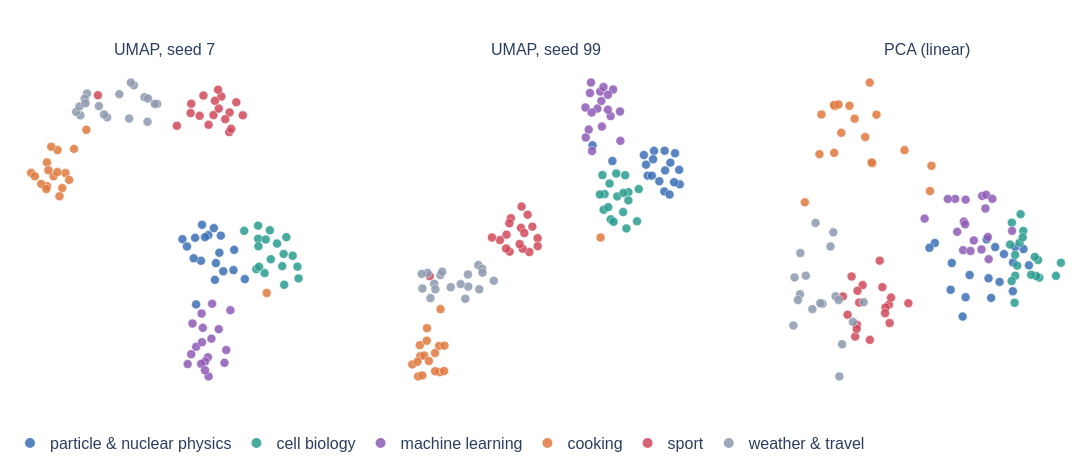

Notebook code cell kept with this figure:
### Markdown cell above
## 6 · The map is a picture; the cosine is the measurement

Three projections of the **same** 384-dimensional vectors: UMAP with two different random seeds, and PCA (principal component analysis, a linear projection). The groups survive in all three. Their positions, the distances between groups, and the shapes do not. So: read a map for *who is near whom*, never for *how far*. Retrieval never looks at the map. It uses the cosine.

### Code cell
proj = {"UMAP, seed 7": XY,
        "UMAP, seed 99": umap.UMAP(n_neighbors=12, min_dist=0.35, metric="cosine", random_state=99).fit_transform(E),
        "PCA (linear)": PCA(n_components=2).fit_transform(E)}
fig = make_subplots(rows=1, cols=3, subplot_titles=list(proj))
for c, (name, P) in enumerate(proj.items(), start=1):
    for t, col in PALETTE.items():
        if t == "probes": continue
        m = labels == t
        fig.add_trace(go.Scatter(x=P[m, 0], y=P[m, 1], mode="markers", name=t, legendgroup=t, showlegend=(c == 1),
                                 marker=dict(size=9, color=col, opacity=0.85, line=dict(color="white", width=0.5)),
                                 text=[wrap(s) for s in np.array(sentences)[m]], hovertemplate="%{text}<extra></extra>"), row=1, col=c)
    fig.update_xaxes(visible=False, row=1, col=c); fig.update_yaxes(visible=False, row=1, col=c)
fig.update_layout(width=1250, height=470, font=FONT, legend=dict(orientation="h", y=-0.08, itemsizing="constant"), margin=dict(l=10, r=10, t=60, b=10))
fig.show()

# how much of each sentence's true neighbourhood does the 2-D picture keep?
def kept(P, k=10):
    true = np.argsort(-(E @ E.T), axis=1)[:, 1:k+1]
    d = ((P[:, None, :] - P[None, :, :]) ** 2).sum(-1)
    seen = np.argsort(d, axis=1)[:, 1:k+1]
    return np.mean([len(set(a) & set(b)) / k for a, b in zip(true, seen)])
for name, P in proj.items():
    print(f"{name:14s} keeps {kept(P):.0%} of each sentence's 10 true nearest neighbours")

### Figure 1 — Plotly figure (JSON) as saved in the notebook; plotly's stock layout.template omitted (floating-point values rounded to 4 significant figures)
{"data": [{"hovertemplate": "%{text}<extra></extra>", "legendgroup": "particle & nuclear physics", "marker": {"color": "#3B6FB6", "line": {"color": "white", "width": 0.5}, "opacity": 0.85, "size": 9}, "mode": "markers", "name": "particle & nuclear physics", "showlegend": true, "text": ["The Higgs boson was discovered at the Large <br>Hadron Collider in 2012.", "Neutrinos oscillate between three flavours as <br>they travel.", "Beta decay turns a neutron into a proton, an <br>electron and an antineutrino.", "The half-life of cobalt-60 is about 5.27 years.", "Quarks are confined inside protons and neutrons <br>by the strong force.", "A germanium detector measures gamma-ray energies <br>with high resolution.", "The Standard Model does not explain dark matter.", "Muons decay into electrons and two neutrinos.", "Electron capture competes with positron emission <br>in proton-rich nuclei.", "The proton radius was measured with muonic <br>hydrogen.", "Cosmic rays produce showers of particles in the <br>upper atmosphere.", "A cyclotron accelerates charged particles along <br>a spiral path.", "Parity is violated in the weak interaction.", "Scintillators emit light when ionizing radiation <br>passes through them.", "The binding energy per nucleon peaks near iron.", "Antimatter annihilates with matter and produces <br>photons.", "Cross sections are measured in barns.", "A trigger system decides which collisions are <br>recorded."], "type": "scatter", "x": [5.93, 5.48, 5.686, 5.577, 6.042, 5.897, 5.445, 5.864, 6.09, 6.17, 4.841, 5.207, 6.526, 4.989, 6.502, 5.254, 6.871, 5.285], "xaxis": "x", "y": [5.009, 6.196, 5.878, 5.812, 5.33, 4.49, 5.081, 6.094, 5.86, 4.758, 5.751, 5.159, 5.42, 5.523, 4.793, 5.793, 4.516, 3.73], "yaxis": "y"}, {"hovertemplate": "%{text}<extra></extra>", "legendgroup": "cell biology", "marker": {"color": "#2A9D8F", "line": {"color": "white", "width": 0.5}, "opacity": 0.85, "size": 9}, "mode": "markers", "name": "cell biology", "showlegend": true, "text": ["Mitochondria produce most of the cell's ATP.", "DNA is wrapped around histone proteins to form <br>nucleosomes.", "Ribosomes translate messenger RNA into protein.", "Stem cells can differentiate into many cell <br>types.", "Histone acetylation is associated with active <br>transcription.", "The cell membrane is a lipid bilayer with <br>embedded proteins.", "Tumour cells often carry mutations in the p53 <br>gene.", "Mass cytometry measures dozens of proteins in <br>single cells.", "During mitosis the chromosomes are pulled to <br>opposite poles.", "Enzymes lower the activation energy of <br>biochemical reactions.", "T cells recognise antigens presented on the <br>surface of other cells.", "CRISPR uses a guide RNA to cut DNA at a chosen <br>site.", "Apoptosis is programmed cell death.", "Methylation of DNA can silence a gene without <br>changing its sequence.", "Antibodies bind specific epitopes on their <br>targets.", "The cytoskeleton gives the cell its shape and <br>moves cargo.", "Bacteria divide by binary fission.", "Single-cell sequencing reveals heterogeneity <br>inside a tumour."], "type": "scatter", "x": [6.85, 7.716, 7.514, 7.685, 8.089, 7.306, 8.428, 7.244, 7.92, 8.585, 7.313, 8.153, 8.221, 8.621, 7.332, 7.551, 7.302, 8.133], "xaxis": "x", "y": [6.009, 5.128, 4.701, 6.025, 4.915, 5.762, 5.238, 4.822, 5.614, 4.899, 5.532, 4.34, 5.814, 4.536, 4.899, 5.741, 6.169, 5.294], "yaxis": "y"}, {"hovertemplate": "%{text}<extra></extra>", "legendgroup": "machine learning", "marker": {"color": "#8E5BB5", "line": {"color": "white", "width": 0.5}, "opacity": 0.85, "size": 9}, "mode": "markers", "name": "machine learning", "showlegend": true, "text": ["A transformer uses self-attention instead of <br>recurrence.", "Gradient descent updates the weights to reduce <br>the loss.", "Overfitting means the model memorised the <br>training set.", "Dropout randomly disables neurons during <br>training.", "A language model predicts the next token.", "Embeddings map text to vectors in a <br>high-dimensional space.", "Retrieval-augmented generation puts documents <br>into the prompt.", "The learning rate controls the size of each <br>update step.", "Convolutional networks are good at recognising <br>images.", "Reinforcement learning optimises a reward <br>signal.", "Quantization stores each weight with fewer bits.", "An agent calls tools in a loop until it has an <br>answer.", "Batch normalisation stabilises the training of <br>deep networks.", "The validation set is used to choose <br>hyperparameters.", "Attention weights say which tokens influence <br>which.", "Fine-tuning adapts a pretrained model to a new <br>task.", "A variational autoencoder learns a latent <br>distribution.", "Backpropagation computes gradients with the <br>chain rule."], "type": "scatter", "x": [5.784, 6.267, 5.671, 5.692, 5.289, 5.807, 5.464, 6.21, 5.167, 5.576, 6.401, 5.478, 5.449, 5.504, 6.021, 5.011, 5.574, 5.126], "xaxis": "x", "y": [2.671, 2.319, 2.094, 1.5, 2.418, 3.752, 3.45, 1.92, 3.14, 1.96, 3.552, 2.561, 1.891, 3.006, 2.964, 1.883, 1.69, 2.188], "yaxis": "y"}, {"hovertemplate": "%{text}<extra></extra>", "legendgroup": "cooking", "marker": {"color": "#E07A3F", "line": {"color": "white", "width": 0.5}, "opacity": 0.85, "size": 9}, "mode": "markers", "name": "cooking", "showlegend": true, "text": ["Simmer the tomato sauce for twenty minutes.", "Knead the dough until it is smooth and elastic.", "Add a pinch of salt to the boiling water before <br>the pasta.", "Roast the vegetables at 200 degrees until <br>golden.", "Whisk the eggs with sugar until pale and fluffy.", "Let the steak rest for five minutes before <br>slicing.", "Fresh basil goes on the pizza after it comes out <br>of the oven.", "Toast the spices in a dry pan to release their <br>aroma.", "The bread needs to rise for an hour in a warm <br>place.", "Caramelise the onions slowly over low heat.", "Fold the chocolate into the batter gently.", "Hummus is made from chickpeas, tahini, lemon and <br>garlic.", "Marinate the chicken overnight in yoghurt and <br>spices.", "A sharp knife is safer than a dull one in the <br>kitchen.", "Deglaze the pan with a splash of white wine.", "Sourdough starter is fed with flour and water <br>every day.", "Grate fresh parmesan over the risotto just <br>before serving.", "Shakshuka is eggs poached in a spiced tomato <br>sauce."], "type": "scatter", "x": [0.6479, 0.7781, 0.4363, 1.034, 0.4303, 1.153, -0.08386, 0.2448, 1.714, 0.9284, 0.5723, 0.8386, 0.7722, 7.584, 0.4796, 1.313, 0.03792, 0.4081], "xaxis": "x", "y": [7.698, 8.51, 7.391, 7.799, 8.128, 7.587, 7.805, 7.463, 9.136, 7.336, 8.612, 7.08, 7.828, 4.085, 7.885, 8.547, 7.697, 7.306], "yaxis": "y"}, {"hovertemplate": "%{text}<extra></extra>", "legendgroup": "sport", "marker": {"color": "#D1495B", "line": {"color": "white", "width": 0.5}, "opacity": 0.85, "size": 9}, "mode": "markers", "name": "sport", "showlegend": true, "text": ["The striker scored twice in the second half.", "She won the marathon in two hours and nineteen <br>minutes.", "The goalkeeper saved a penalty in extra time.", "The team was relegated after losing its last <br>five matches.", "He served an ace to win the tennis final.", "The cyclists climbed the mountain pass in the <br>rain.", "A three-pointer at the buzzer decided the <br>basketball game.", "The referee showed a red card for a dangerous <br>tackle.", "The swimmer broke the world record in the 100 <br>metre freestyle.", "The coach changed tactics at half-time.", "The sprinter was disqualified for a false start.", "The home crowd cheered as the team lifted the <br>trophy.", "She trains six days a week for the Olympic <br>Games.", "The match ended in a goalless draw.", "The quarterback threw a long pass for a <br>touchdown.", "The gymnast landed a perfect vault.", "The club signed a new midfielder in the transfer <br>window.", "The rowing crew crossed the finish line half a <br>length ahead."], "type": "scatter", "x": [6.593, 5.107, 6.107, 6.362, 6.376, 2.091, 6.233, 5.899, 5.402, 6.0, 5.524, 5.692, 4.66, 6.429, 5.852, 6.024, 6.804, 5.128], "xaxis": "x", "y": [9.989, 9.656, 10.17, 9.068, 9.673, 10.21, 9.467, 10.04, 9.571, 10.38, 10.2, 9.293, 9.263, 9.167, 9.594, 9.794, 9.587, 9.945], "yaxis": "y"}, {"hovertemplate": "%{text}<extra></extra>", "legendgroup": "weather & travel", "marker": {"color": "#8D99AE", "line": {"color": "white", "width": 0.5}, "opacity": 0.85, "size": 9}, "mode": "markers", "name": "weather & travel", "showlegend": true, "text": ["It will rain heavily in the north tomorrow <br>afternoon.", "The flight to Rome was delayed by three hours.", "A heat wave is expected to last until the <br>weekend.", "The train leaves from platform four at nine <br>o'clock.", "Snow closed the mountain road for two days.", "We booked a small hotel near the old harbour.", "Strong winds are forecast along the coast <br>tonight.", "My suitcase was lost somewhere between two <br>airports.", "The morning fog lifted and the sun came out.", "You need a visa to enter the country as a <br>tourist.", "The humidity makes the summer nights <br>uncomfortable.", "The ferry to the island runs twice a day.", "A thunderstorm knocked out the power in the <br>village.", "We rented a car and drove along the coast.", "Temperatures will drop below freezing overnight.", "The museum is a ten-minute walk from the <br>station.", "Pack a raincoat, the forecast looks unsettled.", "The airport bus stops in front of the central <br>station."], "type": "scatter", "x": [1.737, 4.021, 1.519, 3.705, 2.391, 3.259, 1.659, 3.606, 2.121, 3.161, 1.38, 3.106, 2.29, 2.788, 1.489, 3.721, 1.686, 3.94], "xaxis": "x", "y": [10.26, 9.94, 9.586, 9.386, 9.525, 10.52, 10.1, 10.15, 9.872, 10.6, 9.693, 9.488, 9.613, 10.24, 9.862, 10.1, 9.958, 9.94], "yaxis": "y"}, {"hovertemplate": "%{text}<extra></extra>", "legendgroup": "particle & nuclear physics", "marker": {"color": "#3B6FB6", "line": {"color": "white", "width": 0.5}, "opacity": 0.85, "size": 9}, "mode": "markers", "name": "particle & nuclear physics", "showlegend": false, "text": ["The Higgs boson was discovered at the Large <br>Hadron Collider in 2012.", "Neutrinos oscillate between three flavours as <br>they travel.", "Beta decay turns a neutron into a proton, an <br>electron and an antineutrino.", "The half-life of cobalt-60 is about 5.27 years.", "Quarks are confined inside protons and neutrons <br>by the strong force.", "A germanium detector measures gamma-ray energies <br>with high resolution.", "The Standard Model does not explain dark matter.", "Muons decay into electrons and two neutrinos.", "Electron capture competes with positron emission <br>in proton-rich nuclei.", "The proton radius was measured with muonic <br>hydrogen.", "Cosmic rays produce showers of particles in the <br>upper atmosphere.", "A cyclotron accelerates charged particles along <br>a spiral path.", "Parity is violated in the weak interaction.", "Scintillators emit light when ionizing radiation <br>passes through them.", "The binding energy per nucleon peaks near iron.", "Antimatter annihilates with matter and produces <br>photons.", "Cross sections are measured in barns.", "A trigger system decides which collisions are <br>recorded."], "type": "scatter", "x": [10.74, 10.72, 10.51, 10.98, 10.01, 10.29, 11.18, 10.76, 10.19, 10.25, 11.38, 10.95, 9.851, 11.14, 9.944, 11.36, 8.511, 7.665], "xaxis": "x2", "y": [-0.5623, -1.807, -1.496, -0.928, -1.326, -0.5657, -0.6409, -1.165, -1.327, -0.8252, -1.592, -1.905, -0.6942, -1.528, -0.9901, -1.147, -0.8788, -0.3982], "yaxis": "y2"}, {"hovertemplate": "%{text}<extra></extra>", "legendgroup": "cell biology", "marker": {"color": "#2A9D8F", "line": {"color": "white", "width": 0.5}, "opacity": 0.85, "size": 9}, "mode": "markers", "name": "cell biology", "showlegend": false, "text": ["Mitochondria produce most of the cell's ATP.", "DNA is wrapped around histone proteins to form <br>nucleosomes.", "Ribosomes translate messenger RNA into protein.", "Stem cells can differentiate into many cell <br>types.", "Histone acetylation is associated with active <br>transcription.", "The cell membrane is a lipid bilayer with <br>embedded proteins.", "Tumour cells often carry mutations in the p53 <br>gene.", "Mass cytometry measures dozens of proteins in <br>single cells.", "During mitosis the chromosomes are pulled to <br>opposite poles.", "Enzymes lower the activation energy of <br>biochemical reactions.", "T cells recognise antigens presented on the <br>surface of other cells.", "CRISPR uses a guide RNA to cut DNA at a chosen <br>site.", "Apoptosis is programmed cell death.", "Methylation of DNA can silence a gene without <br>changing its sequence.", "Antibodies bind specific epitopes on their <br>targets.", "The cytoskeleton gives the cell its shape and <br>moves cargo.", "Bacteria divide by binary fission.", "Single-cell sequencing reveals heterogeneity <br>inside a tumour."], "type": "scatter", "x": [9.194, 8.716, 8.981, 8.178, 8.969, 7.98, 8.441, 8.675, 9.192, 9.561, 8.087, 8.56, 8.139, 9.107, 9.056, 8.391, 9.634, 8.335], "xaxis": "x2", "y": [-1.83, -1.962, -1.854, -1.889, -2.44, -1.903, -2.663, -1.261, -2.084, -2.721, -1.307, -2.738, -2.368, -2.94, -1.313, -1.565, -1.737, -2.29], "yaxis": "y2"}, {"hovertemplate": "%{text}<extra></extra>", "legendgroup": "machine learning", "marker": {"color": "#8E5BB5", "line": {"color": "white", "width": 0.5}, "opacity": 0.85, "size": 9}, "mode": "markers", "name": "machine learning", "showlegend": false, "text": ["A transformer uses self-attention instead of <br>recurrence.", "Gradient descent updates the weights to reduce <br>the loss.", "Overfitting means the model memorised the <br>training set.", "Dropout randomly disables neurons during <br>training.", "A language model predicts the next token.", "Embeddings map text to vectors in a <br>high-dimensional space.", "Retrieval-augmented generation puts documents <br>into the prompt.", "The learning rate controls the size of each <br>update step.", "Convolutional networks are good at recognising <br>images.", "Reinforcement learning optimises a reward <br>signal.", "Quantization stores each weight with fewer bits.", "An agent calls tools in a loop until it has an <br>answer.", "Batch normalisation stabilises the training of <br>deep networks.", "The validation set is used to choose <br>hyperparameters.", "Attention weights say which tokens influence <br>which.", "Fine-tuning adapts a pretrained model to a new <br>task.", "A variational autoencoder learns a latent <br>distribution.", "Backpropagation computes gradients with the <br>chain rule."], "type": "scatter", "x": [7.599, 8.834, 7.873, 7.363, 7.994, 7.644, 7.378, 8.541, 7.501, 8.133, 8.852, 7.556, 7.628, 8.063, 8.436, 8.321, 8.042, 8.319], "xaxis": "x2", "y": [1.523, 0.6375, 0.7257, 0.7595, 1.249, -0.5707, -0.1574, 1.31, 0.08419, 1.387, -0.261, 1.203, 0.6075, 0.1754, 0.4967, 1.152, 0.9613, 0.6946], "yaxis": "y2"}, {"hovertemplate": "%{text}<extra></extra>", "legendgroup": "cooking", "marker": {"color": "#E07A3F", "line": {"color": "white", "width": 0.5}, "opacity": 0.85, "size": 9}, "mode": "markers", "name": "cooking", "showlegend": false, "text": ["Simmer the tomato sauce for twenty minutes.", "Knead the dough until it is smooth and elastic.", "Add a pinch of salt to the boiling water before <br>the pasta.", "Roast the vegetables at 200 degrees until <br>golden.", "Whisk the eggs with sugar until pale and fluffy.", "Let the steak rest for five minutes before <br>slicing.", "Fresh basil goes on the pizza after it comes out <br>of the oven.", "Toast the spices in a dry pan to release their <br>aroma.", "The bread needs to rise for an hour in a warm <br>place.", "Caramelise the onions slowly over low heat.", "Fold the chocolate into the batter gently.", "Hummus is made from chickpeas, tahini, lemon and <br>garlic.", "Marinate the chicken overnight in yoghurt and <br>spices.", "A sharp knife is safer than a dull one in the <br>kitchen.", "Deglaze the pan with a splash of white wine.", "Sourdough starter is fed with flour and water <br>every day.", "Grate fresh parmesan over the risotto just <br>before serving.", "Shakshuka is eggs poached in a spiced tomato <br>sauce."], "type": "scatter", "x": [0.3231, 1.162, -0.01586, 0.6112, 0.9563, 0.2064, 0.2344, 0.3045, 1.187, 0.5996, 1.341, 1.127, 0.4932, 8.007, 0.6928, 1.355, 0.4131, 0.9516], "xaxis": "x2", "y": [-6.85, -7.339, -7.101, -5.993, -7.31, -7.022, -7.47, -6.513, -5.409, -6.377, -7.304, -6.536, -6.828, -3.22, -6.997, -6.528, -7.438, -6.752], "yaxis": "y2"}, {"hovertemplate": "%{text}<extra></extra>", "legendgroup": "sport", "marker": {"color": "#D1495B", "line": {"color": "white", "width": 0.5}, "opacity": 0.85, "size": 9}, "mode": "markers", "name": "sport", "showlegend": false, "text": ["The striker scored twice in the second half.", "She won the marathon in two hours and nineteen <br>minutes.", "The goalkeeper saved a penalty in extra time.", "The team was relegated after losing its last <br>five matches.", "He served an ace to win the tennis final.", "The cyclists climbed the mountain pass in the <br>rain.", "A three-pointer at the buzzer decided the <br>basketball game.", "The referee showed a red card for a dangerous <br>tackle.", "The swimmer broke the world record in the 100 <br>metre freestyle.", "The coach changed tactics at half-time.", "The sprinter was disqualified for a false start.", "The home crowd cheered as the team lifted the <br>trophy.", "She trains six days a week for the Olympic <br>Games.", "The match ended in a goalless draw.", "The quarterback threw a long pass for a <br>touchdown.", "The gymnast landed a perfect vault.", "The club signed a new midfielder in the transfer <br>window.", "The rowing crew crossed the finish line half a <br>length ahead."], "type": "scatter", "x": [4.973, 3.721, 4.686, 5.326, 4.618, 0.7292, 4.899, 4.757, 4.001, 4.558, 4.133, 4.642, 3.379, 5.101, 4.186, 4.121, 5.328, 3.982], "xaxis": "x2", "y": [-3.663, -3.298, -3.562, -3.24, -2.923, -4.4, -2.52, -3.082, -3.131, -3.418, -3.651, -2.272, -3.219, -2.886, -2.629, -2.781, -3.483, -3.554], "yaxis": "y2"}, {"hovertemplate": "%{text}<extra></extra>", "legendgroup": "weather & travel", "marker": {"color": "#8D99AE", "line": {"color": "white", "width": 0.5}, "opacity": 0.85, "size": 9}, "mode": "markers", "name": "weather & travel", "showlegend": false, "text": ["It will rain heavily in the north tomorrow <br>afternoon.", "The flight to Rome was delayed by three hours.", "A heat wave is expected to last until the <br>weekend.", "The train leaves from platform four at nine <br>o'clock.", "Snow closed the mountain road for two days.", "We booked a small hotel near the old harbour.", "Strong winds are forecast along the coast <br>tonight.", "My suitcase was lost somewhere between two <br>airports.", "The morning fog lifted and the sun came out.", "You need a visa to enter the country as a <br>tourist.", "The humidity makes the summer nights <br>uncomfortable.", "The ferry to the island runs twice a day.", "A thunderstorm knocked out the power in the <br>village.", "We rented a car and drove along the coast.", "Temperatures will drop below freezing overnight.", "The museum is a ten-minute walk from the <br>station.", "Pack a raincoat, the forecast looks unsettled.", "The airport bus stops in front of the central <br>station."], "type": "scatter", "x": [0.6351, 3.457, 0.7599, 2.799, 1.623, 2.369, 0.9159, 2.841, 1.183, 2.244, 0.4157, 2.354, 1.26, 2.043, 0.9704, 2.965, 0.3846, 2.977], "xaxis": "x2", "y": [-4.303, -4.541, -5.073, -4.061, -4.741, -4.722, -4.631, -4.805, -4.366, -5.093, -4.779, -4.351, -4.266, -4.644, -4.804, -4.174, -4.332, -4.295], "yaxis": "y2"}, {"hovertemplate": "%{text}<extra></extra>", "legendgroup": "particle & nuclear physics", "marker": {"color": "#3B6FB6", "line": {"color": "white", "width": 0.5}, "opacity": 0.85, "size": 9}, "mode": "markers", "name": "particle & nuclear physics", "showlegend": false, "text": ["The Higgs boson was discovered at the Large <br>Hadron Collider in 2012.", "Neutrinos oscillate between three flavours as <br>they travel.", "Beta decay turns a neutron into a proton, an <br>electron and an antineutrino.", "The half-life of cobalt-60 is about 5.27 years.", "Quarks are confined inside protons and neutrons <br>by the strong force.", "A germanium detector measures gamma-ray energies <br>with high resolution.", "The Standard Model does not explain dark matter.", "Muons decay into electrons and two neutrinos.", "Electron capture competes with positron emission <br>in proton-rich nuclei.", "The proton radius was measured with muonic <br>hydrogen.", "Cosmic rays produce showers of particles in the <br>upper atmosphere.", "A cyclotron accelerates charged particles along <br>a spiral path.", "Parity is violated in the weak interaction.", "Scintillators emit light when ionizing radiation <br>passes through them.", "The binding energy per nucleon peaks near iron.", "Antimatter annihilates with matter and produces <br>photons.", "Cross sections are measured in barns.", "A trigger system decides which collisions are <br>recorded."], "type": "scatter", "x": [0.09199, 0.02458, 0.2395, 0.01152, 0.2136, 0.219, 0.1547, 0.1709, 0.2526, 0.1814, 0.06286, 0.109, 0.06576, 0.15, 0.1921, 0.2141, 0.09915, 0.161], "xaxis": "x3", "y": [-0.1824, 0.01455, -0.001884, 0.001481, -0.1145, 0.00353, -0.07985, 0.003503, -0.04537, -0.08958, -0.1107, -0.07123, -0.03899, 0.02398, -0.01514, -0.03769, -0.1306, -0.1325], "yaxis": "y3"}, {"hovertemplate": "%{text}<extra></extra>", "legendgroup": "cell biology", "marker": {"color": "#2A9D8F", "line": {"color": "white", "width": 0.5}, "opacity": 0.85, "size": 9}, "mode": "markers", "name": "cell biology", "showlegend": false, "text": ["Mitochondria produce most of the cell's ATP.", "DNA is wrapped around histone proteins to form <br>nucleosomes.", "Ribosomes translate messenger RNA into protein.", "Stem cells can differentiate into many cell <br>types.", "Histone acetylation is associated with active <br>transcription.", "The cell membrane is a lipid bilayer with <br>embedded proteins.", "Tumour cells often carry mutations in the p53 <br>gene.", "Mass cytometry measures dozens of proteins in <br>single cells.", "During mitosis the chromosomes are pulled to <br>opposite poles.", "Enzymes lower the activation energy of <br>biochemical reactions.", "T cells recognise antigens presented on the <br>surface of other cells.", "CRISPR uses a guide RNA to cut DNA at a chosen <br>site.", "Apoptosis is programmed cell death.", "Methylation of DNA can silence a gene without <br>changing its sequence.", "Antibodies bind specific epitopes on their <br>targets.", "The cytoskeleton gives the cell its shape and <br>moves cargo.", "Bacteria divide by binary fission.", "Single-cell sequencing reveals heterogeneity <br>inside a tumour."], "type": "scatter", "x": [0.2777, 0.2746, 0.2666, 0.2703, 0.2068, 0.2194, 0.2579, 0.3299, 0.2178, 0.2323, 0.2242, 0.2112, 0.2191, 0.2389, 0.23, 0.2106, 0.2376, 0.318], "xaxis": "x3", "y": [-0.07822, -0.03103, -0.02267, -0.07403, 0.01021, -0.0731, -0.07041, -0.03846, -0.1455, 0.09168, -0.0461, 0.06892, -0.01744, 0.0468, 0.01524, -0.08736, 0.02962, -0.07348], "yaxis": "y3"}, {"hovertemplate": "%{text}<extra></extra>", "legendgroup": "machine learning", "marker": {"color": "#8E5BB5", "line": {"color": "white", "width": 0.5}, "opacity": 0.85, "size": 9}, "mode": "markers", "name": "machine learning", "showlegend": false, "text": ["A transformer uses self-attention instead of <br>recurrence.", "Gradient descent updates the weights to reduce <br>the loss.", "Overfitting means the model memorised the <br>training set.", "Dropout randomly disables neurons during <br>training.", "A language model predicts the next token.", "Embeddings map text to vectors in a <br>high-dimensional space.", "Retrieval-augmented generation puts documents <br>into the prompt.", "The learning rate controls the size of each <br>update step.", "Convolutional networks are good at recognising <br>images.", "Reinforcement learning optimises a reward <br>signal.", "Quantization stores each weight with fewer bits.", "An agent calls tools in a loop until it has an <br>answer.", "Batch normalisation stabilises the training of <br>deep networks.", "The validation set is used to choose <br>hyperparameters.", "Attention weights say which tokens influence <br>which.", "Fine-tuning adapts a pretrained model to a new <br>task.", "A variational autoencoder learns a latent <br>distribution.", "Backpropagation computes gradients with the <br>chain rule."], "type": "scatter", "x": [0.095, 0.07392, 0.09798, 0.09322, 0.07888, 0.1376, 0.155, 0.1394, 0.111, 0.09922, 0.2117, -0.0001456, 0.1491, 0.119, 0.153, 0.05606, 0.164, 0.1472], "xaxis": "x3", "y": [0.0717, 0.1324, 0.06434, -0.004698, 0.04437, -0.002798, -0.02878, 0.1405, -0.006882, 0.1305, 0.04701, 0.0797, 0.1433, 0.02137, 0.03053, 0.1324, 0.1327, 0.1068], "yaxis": "y3"}, {"hovertemplate": "%{text}<extra></extra>", "legendgroup": "cooking", "marker": {"color": "#E07A3F", "line": {"color": "white", "width": 0.5}, "opacity": 0.85, "size": 9}, "mode": "markers", "name": "cooking", "showlegend": false, "text": ["Simmer the tomato sauce for twenty minutes.", "Knead the dough until it is smooth and elastic.", "Add a pinch of salt to the boiling water before <br>the pasta.", "Roast the vegetables at 200 degrees until <br>golden.", "Whisk the eggs with sugar until pale and fluffy.", "Let the steak rest for five minutes before <br>slicing.", "Fresh basil goes on the pizza after it comes out <br>of the oven.", "Toast the spices in a dry pan to release their <br>aroma.", "The bread needs to rise for an hour in a warm <br>place.", "Caramelise the onions slowly over low heat.", "Fold the chocolate into the batter gently.", "Hummus is made from chickpeas, tahini, lemon and <br>garlic.", "Marinate the chicken overnight in yoghurt and <br>spices.", "A sharp knife is safer than a dull one in the <br>kitchen.", "Deglaze the pan with a splash of white wine.", "Sourdough starter is fed with flour and water <br>every day.", "Grate fresh parmesan over the risotto just <br>before serving.", "Shakshuka is eggs poached in a spiced tomato <br>sauce."], "type": "scatter", "x": [-0.2176, -0.1441, -0.2195, -0.2548, -0.1167, -0.2191, -0.1696, -0.1821, -0.2901, -0.133, -0.1267, 0.01645, -0.2086, 0.01274, -0.2019, -0.1286, -0.25, -0.04881], "xaxis": "x3", "y": [0.381, 0.2982, 0.3837, 0.2522, 0.3579, 0.2558, 0.347, 0.3816, 0.1234, 0.4437, 0.2277, 0.221, 0.3851, 0.1536, 0.3093, 0.23, 0.3584, 0.2631], "yaxis": "y3"}, {"hovertemplate": "%{text}<extra></extra>", "legendgroup": "sport", "marker": {"color": "#D1495B", "line": {"color": "white", "width": 0.5}, "opacity": 0.85, "size": 9}, "mode": "markers", "name": "sport", "showlegend": false, "text": ["The striker scored twice in the second half.", "She won the marathon in two hours and nineteen <br>minutes.", "The goalkeeper saved a penalty in extra time.", "The team was relegated after losing its last <br>five matches.", "He served an ace to win the tennis final.", "The cyclists climbed the mountain pass in the <br>rain.", "A three-pointer at the buzzer decided the <br>basketball game.", "The referee showed a red card for a dangerous <br>tackle.", "The swimmer broke the world record in the 100 <br>metre freestyle.", "The coach changed tactics at half-time.", "The sprinter was disqualified for a false start.", "The home crowd cheered as the team lifted the <br>trophy.", "She trains six days a week for the Olympic <br>Games.", "The match ended in a goalless draw.", "The quarterback threw a long pass for a <br>touchdown.", "The gymnast landed a perfect vault.", "The club signed a new midfielder in the transfer <br>window.", "The rowing crew crossed the finish line half a <br>length ahead."], "type": "scatter", "x": [-0.1587, -0.1981, -0.1327, -0.08631, -0.1503, -0.1867, -0.08141, -0.08479, -0.03946, -0.177, -0.1683, -0.09487, -0.1089, -0.1642, -0.1627, -0.0958, -0.1025, -0.1647], "xaxis": "x3", "y": [-0.145, -0.1284, -0.2447, -0.1503, -0.0981, -0.1777, -0.1316, -0.1996, -0.1467, -0.0752, -0.236, -0.1581, -0.03276, -0.204, -0.1136, -0.1734, -0.1037, -0.2154], "yaxis": "y3"}, {"hovertemplate": "%{text}<extra></extra>", "legendgroup": "weather & travel", "marker": {"color": "#8D99AE", "line": {"color": "white", "width": 0.5}, "opacity": 0.85, "size": 9}, "mode": "markers", "name": "weather & travel", "showlegend": false, "text": ["It will rain heavily in the north tomorrow <br>afternoon.", "The flight to Rome was delayed by three hours.", "A heat wave is expected to last until the <br>weekend.", "The train leaves from platform four at nine <br>o'clock.", "Snow closed the mountain road for two days.", "We booked a small hotel near the old harbour.", "Strong winds are forecast along the coast <br>tonight.", "My suitcase was lost somewhere between two <br>airports.", "The morning fog lifted and the sun came out.", "You need a visa to enter the country as a <br>tourist.", "The humidity makes the summer nights <br>uncomfortable.", "The ferry to the island runs twice a day.", "A thunderstorm knocked out the power in the <br>village.", "We rented a car and drove along the coast.", "Temperatures will drop below freezing overnight.", "The museum is a ten-minute walk from the <br>station.", "Pack a raincoat, the forecast looks unsettled.", "The airport bus stops in front of the central <br>station."], "type": "scatter", "x": [-0.3019, -0.3179, -0.2643, -0.2475, -0.3069, -0.2529, -0.2879, -0.2066, -0.3151, -0.1478, -0.2213, -0.2157, -0.2083, -0.272, -0.228, -0.1736, -0.301, -0.2], "xaxis": "x3", "y": [-0.1228, -0.2063, 0.06826, -0.1482, -0.138, -0.1465, -0.07298, -0.3426, -0.07766, -0.1439, 0.04303, -0.1282, -0.1381, -0.1625, 0.005204, -0.1965, -0.01235, -0.2566], "yaxis": "y3"}], "layout": {"annotations": [{"font": {"size": 16}, "showarrow": false, "text": "UMAP, seed 7", "x": 0.1444, "xanchor": "center", "xref": "paper", "y": 1, "yanchor": "bottom", "yref": "paper"}, {"font": {"size": 16}, "showarrow": false, "text": "UMAP, seed 99", "x": 0.5, "xanchor": "center", "xref": "paper", "y": 1, "yanchor": "bottom", "yref": "paper"}, {"font": {"size": 16}, "showarrow": false, "text": "PCA (linear)", "x": 0.8556, "xanchor": "center", "xref": "paper", "y": 1, "yanchor": "bottom", "yref": "paper"}], "font": {"family": "Helvetica, Arial, sans-serif", "size": 16}, "height": 470, "legend": {"itemsizing": "constant", "orientation": "h", "y": -0.08}, "margin": {"b": 10, "l": 10, "r": 10, "t": 60}, "width": 1250, "xaxis": {"anchor": "y", "domain": [0, 0.2889], "visible": false}, "xaxis2": {"anchor": "y2", "domain": [0.3556, 0.6444], "visible": false}, "xaxis3": {"anchor": "y3", "domain": [0.7111, 1], "visible": false}, "yaxis": {"anchor": "x", "domain": [0, 1], "visible": false}, "yaxis2": {"anchor": "x2", "domain": [0, 1], "visible": false}, "yaxis3": {"anchor": "x3", "domain": [0, 1], "visible": false}}}
